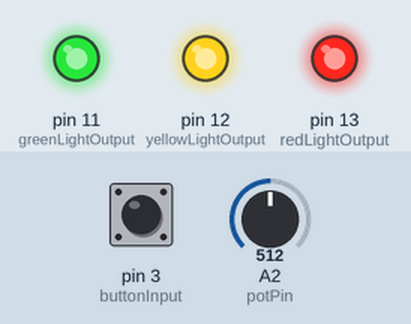
Bench run of a sketch on a simulated Arduino Uno, built with avr-gcc and run on an emulated ATmega328P. On the bench: output pins drawn as LEDs (lit = HIGH). Dashed ring = blinking. The test bench sets the inputs (shaded band); at power-on: pin 3 (buttonInput) HIGH, A2 (potPin) = 512.

Above: at 1.2 s.
1.3 s: pin 3 (buttonInput) pulled LOW for 3.2 s
At 4.7 s:
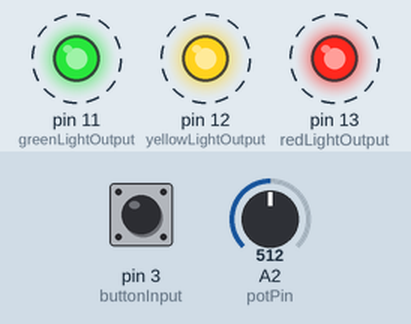
7.5 s: A2 (potPin) set to 1023
At 8.53 s:
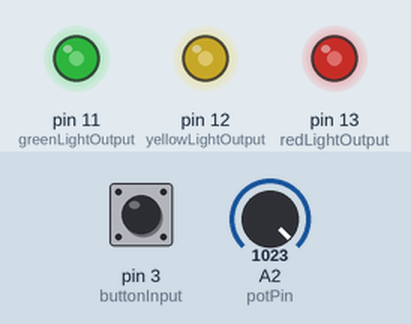
10.5 s: A2 (potPin) set to 783
13.5 s: A2 (potPin) set to 752
16.5 s: pin 3 (buttonInput) pulled LOW for 0.15 s
At 17.3 s:
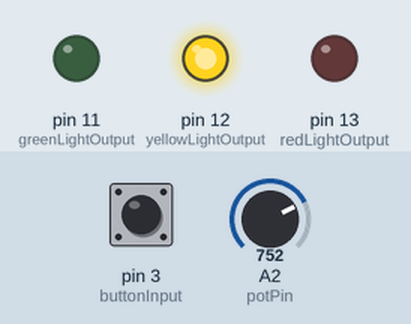
18.2 s: pin 3 (buttonInput) pulled LOW for 1 s
At 19.9 s:
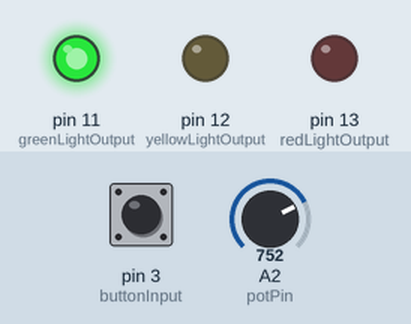
Timing chart, 0 to 21.4 s (numbered marks = the images above; inputs shaded):
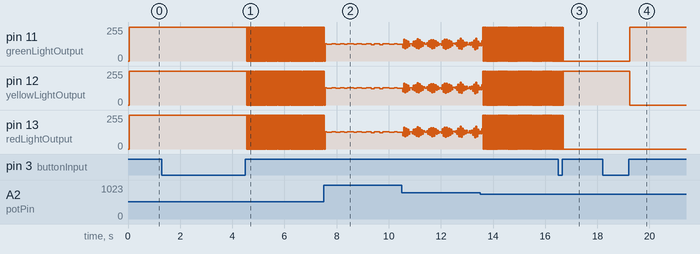

The sketch:

5_state_button.ino
```cpp
int buttonInput = 3;
int buttonState = 0;
int prevButtonState = 0;
int lightState = 0;
int redLightOutput = 13;
int yellowLightOutput = 12;
int greenLightOutput = 11;
int blinkSpeed = 1000;
int potPin = 2;
int lastFlashTime = millis();
int flashState = HIGH;


unsigned long lastDebounceTime = 0;
unsigned long debounceDelay = 50;

boolean shouldToggle() {
  // determines if should be toggled, based on previous button state
  // and debouncing
  int reading = digitalRead(buttonInput);
  if (reading != prevButtonState) {
    lastDebounceTime = millis();
  }
  if ((millis() - lastDebounceTime) > debounceDelay) {
    if (reading != buttonState) {
      buttonState = reading;
      if (buttonState == HIGH) {
        return true;
      }
    }
  }
  prevButtonState = reading;
  return false;
}

void writeLights(int state) {
  //set lights to high or low depending on the state
  if (state == 0) {
    digitalWrite(redLightOutput, LOW);
    digitalWrite(greenLightOutput, LOW);
    digitalWrite(yellowLightOutput, LOW);
  }
  else if (state == 1) {
    digitalWrite(redLightOutput, HIGH);
    digitalWrite(greenLightOutput, HIGH);
    digitalWrite(yellowLightOutput, HIGH);
  }
  else if (state == 2) {
    if ((millis()-lastFlashTime) > blinkSpeed) {
      flashState = !flashState;
      lastFlashTime = millis();
    }
    digitalWrite(redLightOutput, flashState);
    digitalWrite(greenLightOutput, flashState);
    digitalWrite(yellowLightOutput, flashState);
  }
  else if (state == 3) {
    digitalWrite(redLightOutput, LOW);
    digitalWrite(greenLightOutput, LOW);
    digitalWrite(yellowLightOutput, HIGH);
  }
  else if (state == 4) {
    digitalWrite(redLightOutput, LOW);
    digitalWrite(greenLightOutput, HIGH);
    digitalWrite(yellowLightOutput, LOW);
  }
}

void setup() {
  // digital pin 13 is the light output pin, 3 is the button input
  pinMode(redLightOutput, OUTPUT);
  pinMode(yellowLightOutput, OUTPUT);
  pinMode(greenLightOutput, OUTPUT);
  pinMode(buttonInput, INPUT);
  digitalWrite(buttonInput, HIGH);

}

void loop() {
    //get the value from the pot's analog pin
    int potRead = analogRead(potPin);
    blinkSpeed = 10000/potRead;
    //button being pressed
    if (shouldToggle()) {
      //if the button was just pressed, switch the state
      lightState = (lightState + 1) % 5;
      writeLights(lightState);
    }
   else {
    //don't change the state, just write it
    writeLights(lightState);
  }
}
```

Measured:
- after the input at 1.3 s, pin 11 (greenLightOutput), pin 12 (yellowLightOutput), pin 13 (redLightOutput): alternates 255/255 for 0.02 s and 0/255 for 0.02 s, starting after 3.3 s
- after the input at 16.5 s, pin 11 (greenLightOutput), pin 13 (redLightOutput): goes on until 16.7 s, then stays 0/255; pin 12 (yellowLightOutput): goes on until 16.7 s, then stays 255/255
- after the input at 18.2 s, pin 11 (greenLightOutput): 0/255 → 255/255 after 1.1 s; pin 12 (yellowLightOutput): 255/255 → 0/255 after 1.1 s
